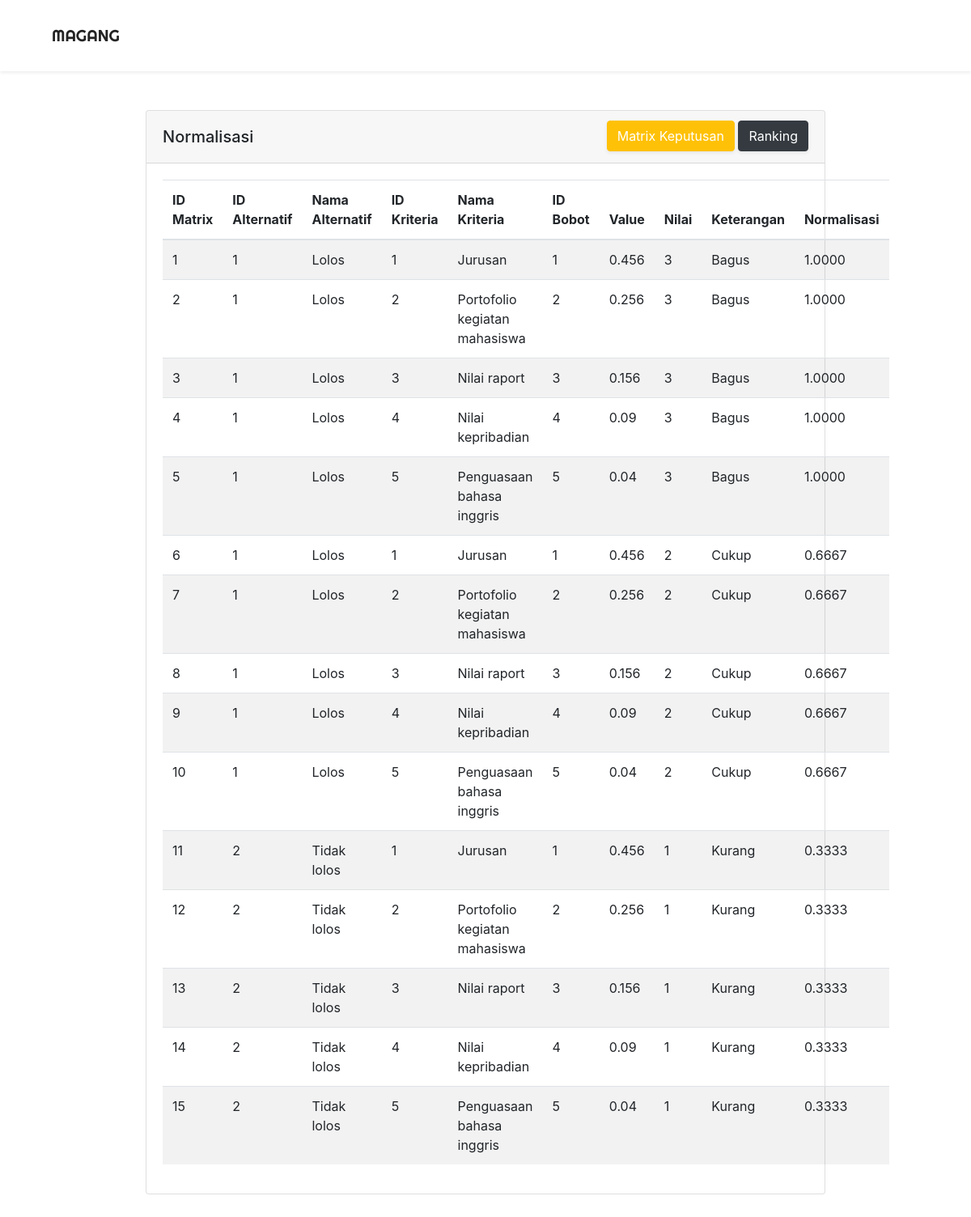
Page /views/result/result_normalisasi.php on the committed database.
### tables this page shows
CREATE TABLE `tb_matrixkeputusan` (
  `id_matrix` int(11) NOT NULL,
  `id_alternatif` int(11) NOT NULL,
  `id_bobot` int(11) NOT NULL,
  `id_skala` int(11) NOT NULL
);

### views/result/result_normalisasi.php (the view, shortened to what this page needs)
<!DOCTYPE html>
<html lang="en">
<head>
    <link rel="stylesheet" href="../../assets/css/bootstrap/bootstrap.min.css">
    <link rel="stylesheet" href="../../assets/css/styles/style_read.css">
</head>
<body>
    <nav class="navbar navbar-expand-lg py-4 shadow-sm">
        <a href="../../index.php" class="navbar-brand ml-5">MAGANG</a>
    </nav>
    <div class="container-fluid py-5" id="div-detail">
        <div class="card mb-5">
            <div class="card-header">
                <div class="d-flex justify-content-between">
                    <h5 class="mt-2">Normalisasi</h5>
                    <div>
                        <a href="result_matrixkeputusan.php" class="btn btn-warning text-white shadow-sm">Matrix Keputusan</a>
                        <a href="result_ranking.php" class="btn btn-dark text-white shadow-sm">Ranking</a>
                    </div>
                </div>
            </div>
            <div class="card-body">
                <table class="table table-striped">
                    <thead>
                        <tr>
                            <th scope="col">ID Matrix</th>
                            <th scope="col">ID Alternatif</th>
                            <th scope="col">Nama Alternatif</th>
                            <th scope="col">ID Kriteria</th>
                            <th scope="col">Nama Kriteria</th>
                            <th scope="col">ID Bobot</th>
                            <th scope="col">Value</th>
                            <th scope="col">Nilai</th>
                            <th scope="col">Keterangan</th>
                            <th scope="col">Normalisasi</th>
                        </tr>
                    </thead>
                    <tbody>
                        <?php
                            include "../../models/config.php";
                            $read = "SELECT * FROM vnormalisasi";
                            $exec_read = $koneksi->query($read);
                            while($data_read = $exec_read->fetch_array()){
                                ?>
                                    <tr>
                                        <td scope="row"><?php echo $data_read['id_matrix'] ?></td>
                                        <td><?php echo $data_read['id_alternatif'] ?></td>
                                        <td><?php echo $data_read['nama_alternatif'] ?></td>
                                        <td><?php echo $data_read['id_kriteria'] ?></td>
                                        <td><?php echo $data_read['nama_kriteria'] ?></td>
                                        <td><?php echo $data_read['id_bobot'] ?></td>
                                        <td><?php echo $data_read['value'] ?></td>
                                        <td><?php echo $data_read['nilai'] ?></td>
                                        <td><?php echo $data_read['keterangan'] ?></td>
                                        <td><?php echo $data_read['normalisasi'] ?></td>
                                    </tr>
                                <?php
                            }
                        ?>
                    </tbody>
                </table>
            </div>
        </div>
    </div>
</body>
</html>

### assets/css/styles/style_read.css (style rules this page uses)
body { width: 100%; }
.navbar-brand { color: rgb(35, 35, 35); font-family: 'Righteous', cursive; }
#div-detail { padding-left: 15%; padding-right: 15%; }

### rows in the picture
tb_matrixkeputusan: id_matrix "1", id_alternatif "1", nama_alternatif "Lolos", id_kriteria "1", nama_kriteria "Jurusan", id_bobot "1", value "0.456", nilai "3", keterangan "Bagus", normalisasi "1.0000"
tb_matrixkeputusan: id_matrix "2", id_alternatif "1", nama_alternatif "Lolos", id_kriteria "2", nama_kriteria "Portofolio kegiatan mahasiswa", id_bobot "2", value "0.256", nilai "3", keterangan "Bagus", normalisasi "1.0000"
tb_matrixkeputusan: id_matrix "3", id_alternatif "1", nama_alternatif "Lolos", id_kriteria "3", nama_kriteria "Nilai raport", id_bobot "3", value "0.156", nilai "3", keterangan "Bagus", normalisasi "1.0000"
tb_matrixkeputusan: id_matrix "4", id_alternatif "1", nama_alternatif "Lolos", id_kriteria "4", nama_kriteria "Nilai kepribadian", id_bobot "4", value "0.09", nilai "3", keterangan "Bagus", normalisasi "1.0000"
tb_matrixkeputusan: id_matrix "5", id_alternatif "1", nama_alternatif "Lolos", id_kriteria "5", nama_kriteria "Penguasaan bahasa inggris", id_bobot "5", value "0.04", nilai "3", keterangan "Bagus", normalisasi "1.0000"
tb_matrixkeputusan: id_matrix "6", id_alternatif "1", nama_alternatif "Lolos", id_kriteria "1", nama_kriteria "Jurusan", id_bobot "1", value "0.456", nilai "2", keterangan "Cukup", normalisasi "0.6667"
tb_matrixkeputusan: id_matrix "7", id_alternatif "1", nama_alternatif "Lolos", id_kriteria "2", nama_kriteria "Portofolio kegiatan mahasiswa", id_bobot "2", value "0.256", nilai "2", keterangan "Cukup", normalisasi "0.6667"
tb_matrixkeputusan: id_matrix "8", id_alternatif "1", nama_alternatif "Lolos", id_kriteria "3", nama_kriteria "Nilai raport", id_bobot "3", value "0.156", nilai "2", keterangan "Cukup", normalisasi "0.6667"
tb_matrixkeputusan: id_matrix "9", id_alternatif "1", nama_alternatif "Lolos", id_kriteria "4", nama_kriteria "Nilai kepribadian", id_bobot "4", value "0.09", nilai "2", keterangan "Cukup", normalisasi "0.6667"
tb_matrixkeputusan: id_matrix "10", id_alternatif "1", nama_alternatif "Lolos", id_kriteria "5", nama_kriteria "Penguasaan bahasa inggris", id_bobot "5", value "0.04", nilai "2", keterangan "Cukup", normalisasi "0.6667"
tb_matrixkeputusan: id_matrix "11", id_alternatif "2", nama_alternatif "Tidak lolos", id_kriteria "1", nama_kriteria "Jurusan", id_bobot "1", value "0.456", nilai "1", keterangan "Kurang", normalisasi "0.3333"
tb_matrixkeputusan: id_matrix "12", id_alternatif "2", nama_alternatif "Tidak lolos", id_kriteria "2", nama_kriteria "Portofolio kegiatan mahasiswa", id_bobot "2", value "0.256", nilai "1", keterangan "Kurang", normalisasi "0.3333"
tb_matrixkeputusan: id_matrix "13", id_alternatif "2", nama_alternatif "Tidak lolos", id_kriteria "3", nama_kriteria "Nilai raport", id_bobot "3", value "0.156", nilai "1", keterangan "Kurang", normalisasi "0.3333"
tb_matrixkeputusan: id_matrix "14", id_alternatif "2", nama_alternatif "Tidak lolos", id_kriteria "4", nama_kriteria "Nilai kepribadian", id_bobot "4", value "0.09", nilai "1", keterangan "Kurang", normalisasi "0.3333"
tb_matrixkeputusan: id_matrix "15", id_alternatif "2", nama_alternatif "Tidak lolos", id_kriteria "5", nama_kriteria "Penguasaan bahasa inggris", id_bobot "5", value "0.04", nilai "1", keterangan "Kurang", normalisasi "0.3333"
